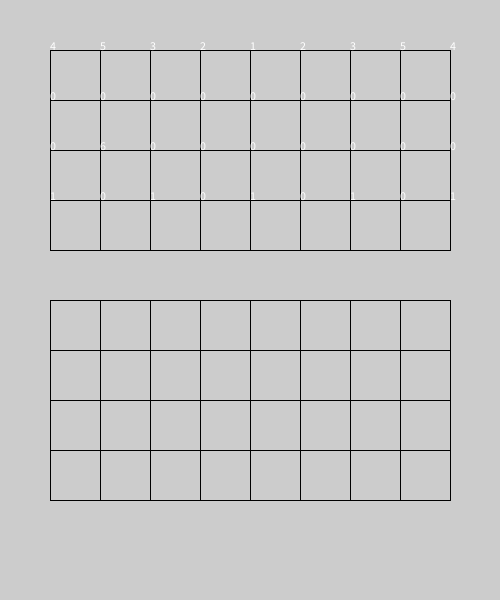
Frame 1 (no input)
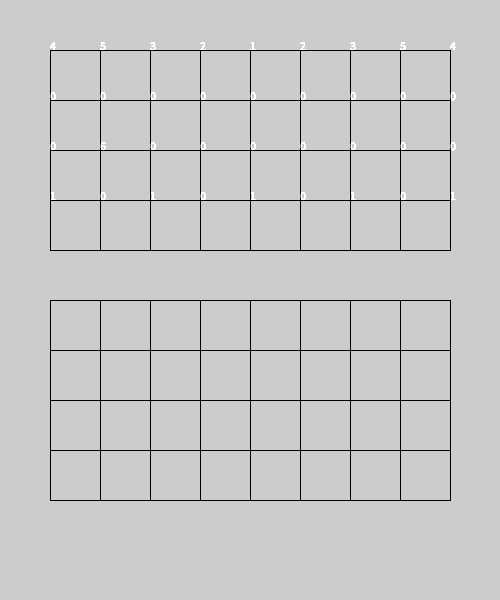
Frame 60 (the mouse pressed at the canvas centre just before this capture)
Frame 120 (the mouse held since frame 60 and released just before this capture): identical to frame 60, image omitted

The Processing sketch that drew these frames (run headless with seeded random() and noise(); from frame 60 on, the mouse is pressed at the canvas centre):

// Processing sketch: week05_2
// ── week05_2.pde
int [][]board={
  {4,5,3,2,1,2,3,5,4},
  {0,0,0,0,0,0,0,0,0},
  {0,6,0,0,0,0,0,0,0},
  {1,0,1,0,1,0,1,0,1},
}; //1:將 2:士 3:象 4:車 5:馬 6:包 7:卒
void setup(){
 size(500,600);
}
void draw(){
 for(int x=50; x<=450; x+=50){
  line(x, 50, x, 250);
  line(x, 300, x, 500);
 }
 //橫的10條
 for(int y=50; y<=500; y+=50){
  line(50, y, 450, y); 
 }
 for(int i=0; i<4; i++){
   for(int j=0; j<9; j++){
     text(board[i][j], 50+j*50,50+i*50);
   }
 }
}
